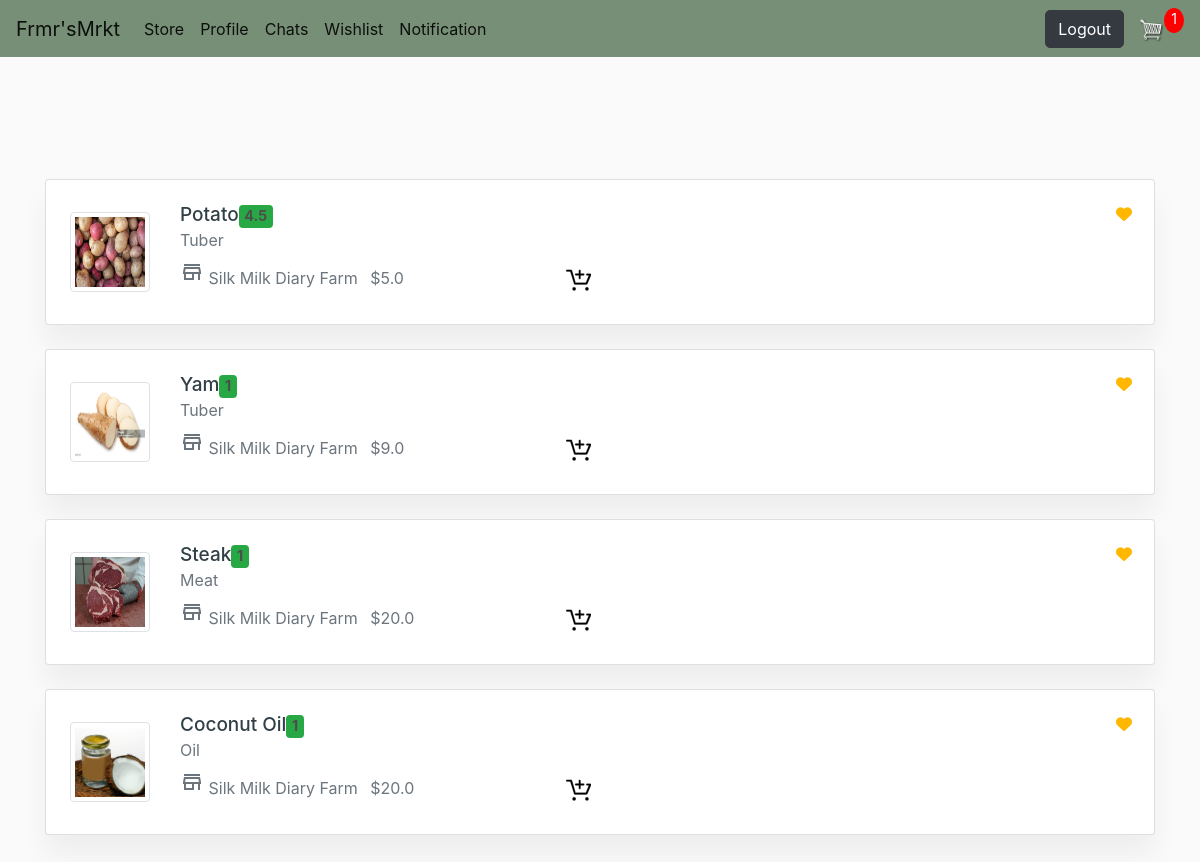
Page /wishlist/ (signed in) on the earlier database version.
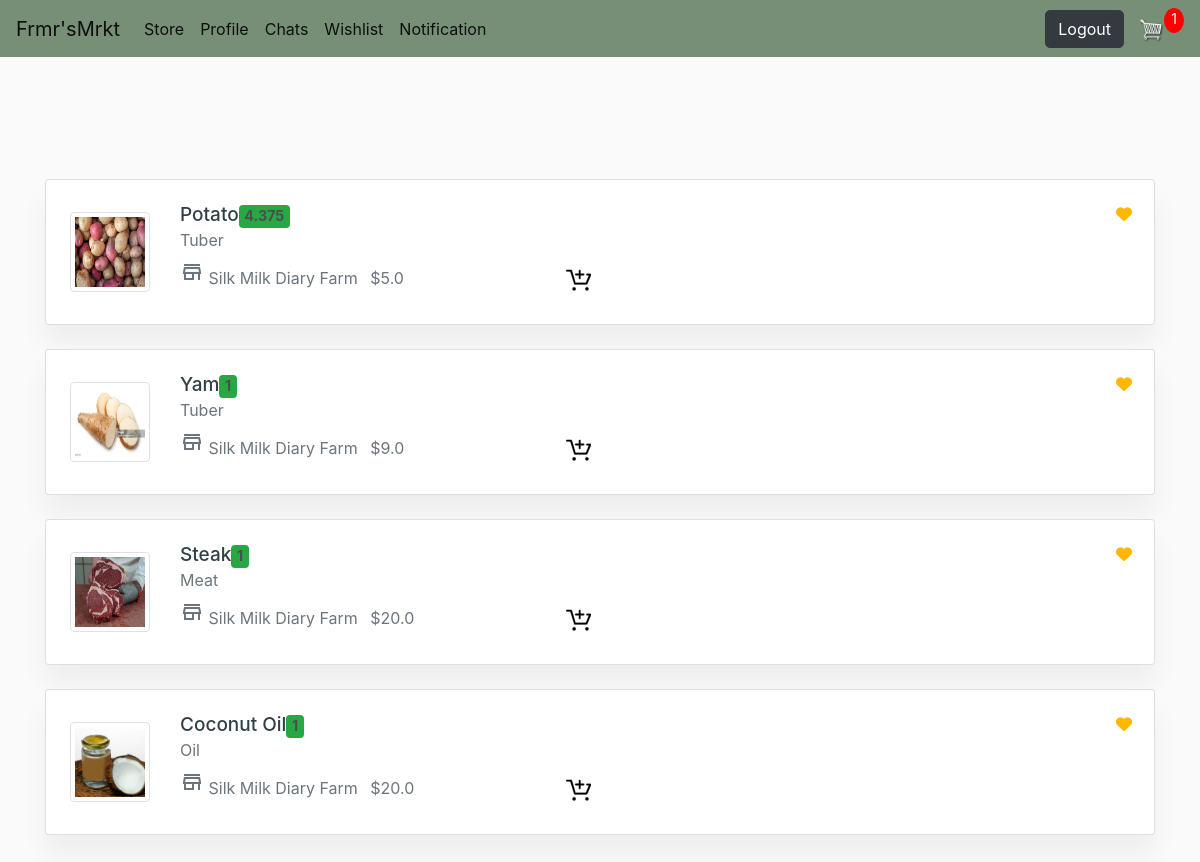
Same page on the later database version.
### store/models.py (models this page shows, shortened)
class Product(models.Model):
    name = models.CharField(max_length=200)
    price = models.FloatField()
    quantity = models.IntegerField(default=10)
    digital = models.BooleanField(default=False,null=True, blank=True)
    image = models.ImageField(null=True, blank=True)
    description = models.TextField(null=True, blank=True)
    owner = models.ForeignKey(Customer, on_delete=models.CASCADE, null=True)
    category = models.CharField(max_length=50, default='Generic')
    date_added = models.DateTimeField(default=datetime.now())
    rating = models.IntegerField(default=1)
    @property
    def imageURL(self):
        try:
            url = self.image.url
        except:
            url = ''
        return url
    def __str__(self):
        return self.name
    @property
    def get_rating(self):
        reviews = self.reviews_set.all()
        count = 0
        rv = []
        for review in reviews:
            if review.rating == 0:
               continue
            count += 1
            rv.append(review.rating)
        return sum(rv)/count if count > 0 else 1

class Reviews(models.Model):
	customer = models.ForeignKey(Customer, on_delete=models.SET_NULL, null=True)
	product = models.ForeignKey(Product, null=False, on_delete=models.CASCADE)
	review = models.TextField(blank=False)
	rating = models.IntegerField(default=1)
	created_at = models.DateTimeField(auto_now_add=True)

class Customer(models.Model):
	user = models.OneToOneField(User, null=True, blank=True, on_delete=models.CASCADE)
	name = models.CharField(max_length=200, null=True)
	email = models.CharField(max_length=200)
	acct_type = models.CharField(max_length=25, default='regular')
	business_description = models.TextField(null=True)
	business_location = models.CharField(max_length=30, default='Lagos, Nigeria')

### store/views.py (the view)
# urls.py: path('wishlist/', views.wishlist, name='wishlist'),
@login_required(login_url='/login/')
def wishlist(request):
	data = cartData(request)
	cartItems = data['cartItems']
	order = data['order']
	items = data['items']
	context = {'cartItems':cartItems}
	wishlist = {}
	wishlist = Wishlist.objects.filter(customer=request.user.customer).first()
	products = Product.objects.filter(id__in=[int(k) for k, v in wishlist.products.items()])
	print(products)
	print(wishlist.products)
	context['wishlist'] = wishlist.products
	context['products'] = products
	return render(request, 'store/wishlist.html', context)

### store/models.py (called while the page is built)
	@property
	def get_cart_items(self):
		orderitems = self.orderitem_set.all()
		total = sum([item.quantity for item in orderitems])
		return total

### store/utils.py (called while the page is built)
def cartData(request):
	if request.user.is_authenticated:
		customer = request.user.customer
		order, created = Order.objects.get_or_create(customer=customer, complete=False)
		items = order.orderitem_set.all()
		cartItems = order.get_cart_items
	else:
		cookieData = cookieCart(request)
		cartItems = cookieData['cartItems']
		order = cookieData['order']
		items = cookieData['items']
	return {'cartItems':cartItems ,'order':order, 'items':items}

### store/templates/store/wishlist.html (shortened to what this page needs)
{% extends 'store/main.html' %} {% load static %} {% block content %}
<link
  rel="stylesheet"
  href="https://cdnjs.cloudflare.com/ajax/libs/MaterialDesign-Webfont/5.3.45/css/materialdesignicons.css"
/>
<section class="section">
  <div class="container">
    <div class="justify-content-center row">
      <div class="col-lg-12">
      </div>
    </div>
    <div class="row">
      <div class="col-lg-12">
        <div class="candidate-list">
          {% for product in products %}
          <div class="candidate-list-box card mt-4">
            <div class="p-4 card-body">
              <div class="align-items-center row">
                <div class="col-auto">
                  <div class="candidate-list-images">
                    <a href="{% url 'product_desc' product.id %}">
                      <img
                        class="avatar-md img-thumbnail"
                        src="{{product.imageURL}}"
                        href="{% url 'product_desc' product.id %}"
                    /></a>
                  </div>
                </div>
                <div class="col-lg-5">
                  <div class="candidate-list-content mt-3 mt-lg-0">
                    <h5 class="fs-19 mb-0">
                      <a class="primary-link" href="#">{{product.name}}</a
                      ><span class="badge bg-success ms-1"
                        >{{product.get_rating}}</span
                      >
                    </h5>
                    <p class="text-muted mb-2">{{product.category}}</p>
                    <ul class="list-inline mb-0 text-muted">
                      <li class="list-inline-item">
                        <span class="material-symbols-outlined"> store </span>
                        {{product.owner.name}}
                      </li>
                      <li class="list-inline-item">
                         ${{product.price}}
                      </li>
                      <li class="list-inline-item" style="float: inline-end">
                        <a
                          data-product="{{product.id}}"
                          data-qty="{{product.quantity}}"
                          data-action="add"
                          class="btn add-btn update-cart"
                        >
                          <img
                            id="cart-icon"
                            src="{% static 'images/add-to-cart.png' %}"
                          />
                        </a>
                      </li>
                    </ul>
                  </div>
                </div>
              </div>
              <div class="favorite-icon">
                {% if product.id|stringformat:"s" in wishlist %}
                <i
                  class="fa-solid fa-heart"
                  data-product="{{product.id}}"
                  data-customer="{{user}}"
                  style="color: rgb(255, 183, 0)"
                  aria-hidden="true"
                  onclick="handleFavClick(this)"
                ></i>
                {% endif %}
              </div>
            </div>
          </div>
          {% endfor %}
        </div>
      </div>
    </div>
  </div>
</section>
{% endblock content %}

Differences in the rows shown:
changed Product "Potato": get_rating "4.5" → "4.375"
